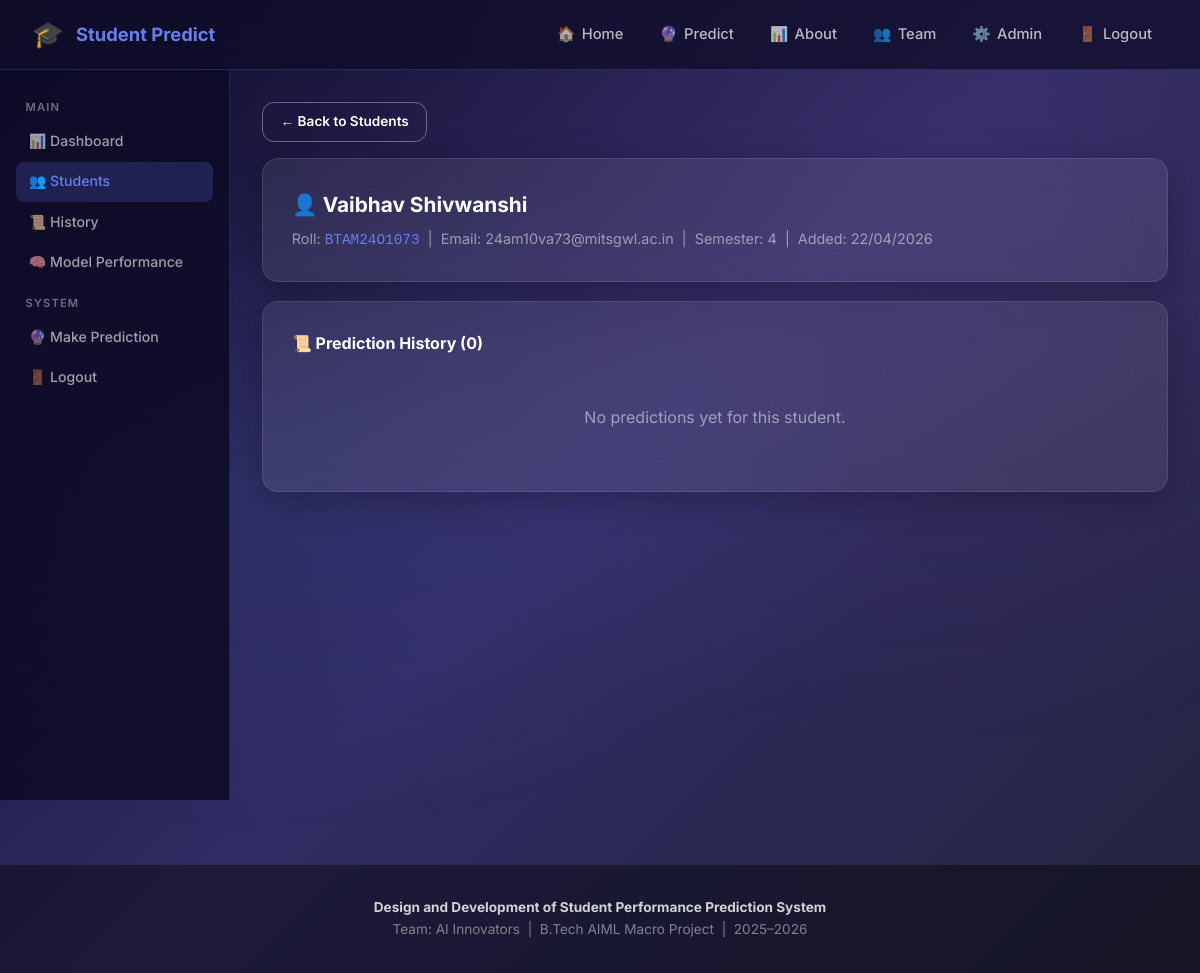
The app's page /admin/students/view/73 (signed in) with its own data.
### database.py (models this page shows, shortened)
class Student(db.Model):
    __tablename__ = 'students'
    id          = db.Column(db.Integer, primary_key=True)
    name        = db.Column(db.String(100), nullable=False)
    roll_number = db.Column(db.String(50), unique=True, nullable=False)
    email       = db.Column(db.String(120), nullable=True)
    semester    = db.Column(db.Integer, nullable=True)
    created_at  = db.Column(db.DateTime, default=datetime.utcnow)
    predictions = db.relationship('PredictionHistory', backref='student',
                                  lazy=True, cascade='all, delete-orphan')

### app.py (the view)
@app.route('/admin/students/view/<int:sid>')
@login_required
def view_student(sid):
    st=Student.query.get_or_404(sid)
    hist=PredictionHistory.query.filter_by(student_id=sid).order_by(PredictionHistory.predicted_at.desc()).all()
    return render_template('admin_student_profile.html',student=st,history=hist)

### app.py (called while the page is built)
def login_required(f):
    @wraps(f)
    def decorated(*args, **kwargs):
        if not session.get('admin_logged_in'):
            flash('Please log in to access the admin panel.','warning')
            return redirect(url_for('admin_login'))
        return f(*args, **kwargs)
    return decorated

### templates/admin_student_profile.html (shortened to what this page needs)
{% extends "base.html" %}
{% block content %}
<div class="admin-wrap">
  <aside class="admin-sidebar">
    <div class="sidebar-title">Main</div>
    <ul>
      <li><a href="/admin/dashboard">📊 Dashboard</a></li>
      <li><a href="/admin/students" class="active">👥 Students</a></li>
      <li><a href="/admin/history">📜 History</a></li>
      <li><a href="/admin/model-performance">🧠 Model Performance</a></li>
    </ul>
    <div class="sidebar-title">System</div>
    <ul>
      <li><a href="/predict">🔮 Make Prediction</a></li>
      <li><a href="/admin-logout">🚪 Logout</a></li>
    </ul>
  </aside>
  <div class="admin-main">
    <a href="/admin/students" class="btn btn-outline btn-sm" style="margin-bottom:1rem">← Back to Students</a>
    <div class="card" style="margin-bottom:1.2rem">
      <h2 style="color:#fff;font-size:1.3rem;margin-bottom:.4rem">👤 {{ student.name }}</h2>
      <p style="color:rgba(255,255,255,0.5);font-size:.9rem">
        Roll: <code style="color:#667eea">{{ student.roll_number }}</code> &nbsp;|&nbsp;
        Email: {{ student.email or '—' }} &nbsp;|&nbsp;
        Semester: {{ student.semester or '—' }} &nbsp;|&nbsp;
        Added: {{ student.created_at.strftime('%d/%m/%Y') }}
      </p>
    </div>
    <div class="card">
      <h3 style="color:#fff;font-size:1rem;margin-bottom:1rem">📜 Prediction History ({{ history|length }})</h3>
      {% if history %}
      <div class="table-wrap"><table class="admin-table">
        <thead><tr><th>Date</th><th>LR %</th><th>RF %</th><th>Category</th><th>Confidence</th><th>Study Hrs</th><th>Attendance</th></tr></thead>
        <tbody>
        {% for p in history %}
        <tr>
          <td style="color:rgba(255,255,255,0.4);font-size:.82rem">{{ p.predicted_at.strftime('%d/%m/%Y %H:%M') }}</td>
          <td><strong style="color:#667eea">{{ p.predicted_pct }}%</strong></td>
          <td style="color:rgba(255,255,255,0.5)">{{ p.rf_predicted_pct or '—' }}{% if p.rf_predicted_pct %}%{% endif %}</td>
          <td>{% if p.predicted_cat=='Fail' %}<span class="badge badge-fail">❌ Fail</span>{% elif p.predicted_cat=='Pass' %}<span class="badge badge-pass">✅ Pass</span>{% else %}<span class="badge badge-dist">🏆 Dist.</span>{% endif %}</td>
          <td>{{ p.confidence }}%</td>
          <td>{{ p.study_hours }}h</td>
          <td>{{ p.attendance }}%</td>
        </tr>
        {% endfor %}
        </tbody>
      </table></div>
      {% else %}
      <p style="color:rgba(255,255,255,0.5);text-align:center;padding:2rem">No predictions yet for this student.</p>
      {% endif %}
    </div>
  </div>
</div>
{% endblock %}

### static/style.css (style rules this page uses)
:root { --primary: #667eea; --secondary: #764ba2; --accent: #f093fb; --success: #10b981; --danger: #ef4444; --warning: #f59e0b; --dark: #1e1b4b; --card-bg: rgba(255,255,255,0.08); --radius: 16px; --shadow: 0 8px 32px rgba(0,0,0,0.25); --transition: all 0.35s cubic-bezier(0.4, 0, 0.2, 1); }
*, *::before, *::after { box-sizing: border-box; margin: 0; padding: 0; }
html { scroll-behavior: smooth; }
body { font-family: 'Inter', 'Segoe UI', sans-serif; min-height: 100vh; background: linear-gradient(135deg, #0f0c29, #302b63, #24243e); color: #e0e7ff; line-height: 1.6; overflow-x: hidden; }
body::before { content: ''; position: fixed; inset: 0; background: radial-gradient(ellipse at 20% 50%, rgba(102,126,234,0.15) 0%, transparent 50%), radial-gradient(ellipse at 80% 20%, rgba(118,75,162,0.15) 0%, transparent 50%); pointer-events: none; z-index: -1; }
.btn { display:inline-flex; align-items:center; gap:.5rem; padding:.75rem 1.8rem; border-radius:12px; font-size:.95rem; font-weight:600; cursor:pointer; text-decoration:none; border:none; transition:var(--transition); }
.btn-outline { background:transparent; color:#fff; border:1.5px solid rgba(255,255,255,0.35); }
.btn-sm { padding:.5rem 1.1rem; font-size:.85rem; }
.card { background:var(--card-bg); backdrop-filter:blur(16px); border:1px solid rgba(255,255,255,0.1); border-radius:var(--radius); padding:1.8rem; box-shadow:var(--shadow); transition:var(--transition); }
.animate-fade-up { animation:fadeInUp .6s ease both; }
.admin-wrap { display:flex; min-height:calc(100vh - 70px); }
.admin-sidebar { width:230px; background:rgba(15,12,41,0.9); border-right:1px solid rgba(102,126,234,0.2); padding:1rem; flex-shrink:0; }
.admin-sidebar .sidebar-title { font-size:.7rem; color:rgba(255,255,255,0.4); text-transform:uppercase; letter-spacing:.1em; padding:.8rem .6rem .3rem; font-weight:600; }
.admin-sidebar ul { list-style:none; }
.admin-sidebar ul li a { display:flex; align-items:center; gap:.55rem; padding:.55rem .8rem; border-radius:8px; color:rgba(255,255,255,0.6); text-decoration:none; font-size:.88rem; font-weight:500; transition:var(--transition); }
.admin-sidebar ul li a:hover,.admin-sidebar ul li a.active { background:rgba(102,126,234,0.2); color:var(--primary); }
.admin-main { flex:1; padding:2rem; overflow-y:auto; }

### records on screen
Student: name "Vaibhav Shivwanshi", roll_number "BTAM24O1073", email "24am10va73@mitsgwl.ac.in", semester "4", created_at "22/04/2026"

### other values on screen
{{ history|length }} "0"
